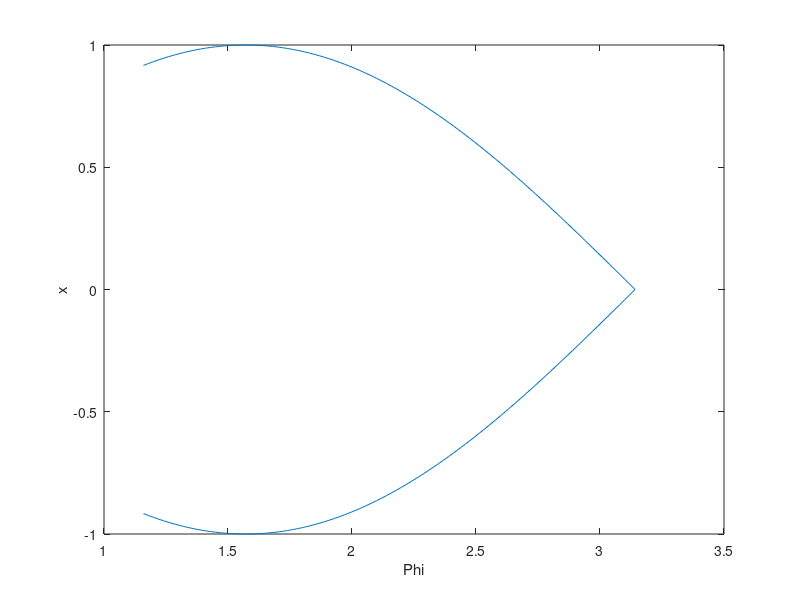
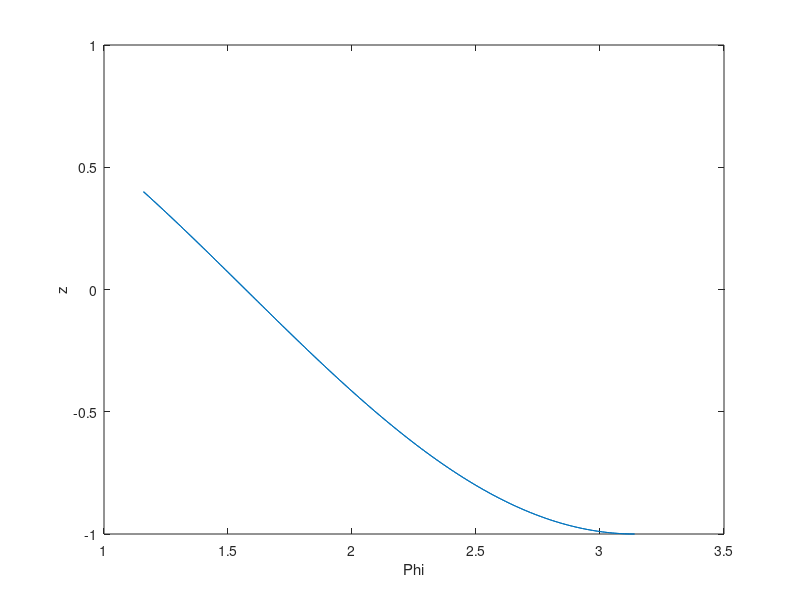
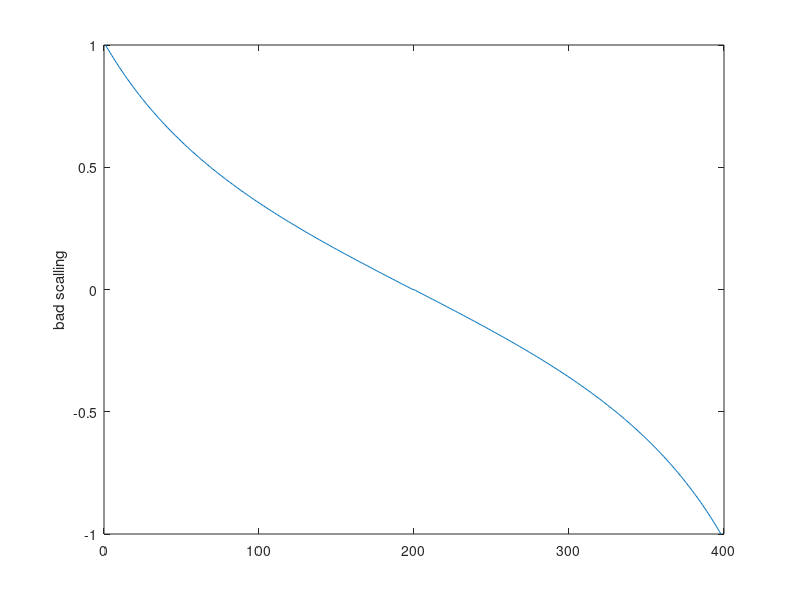
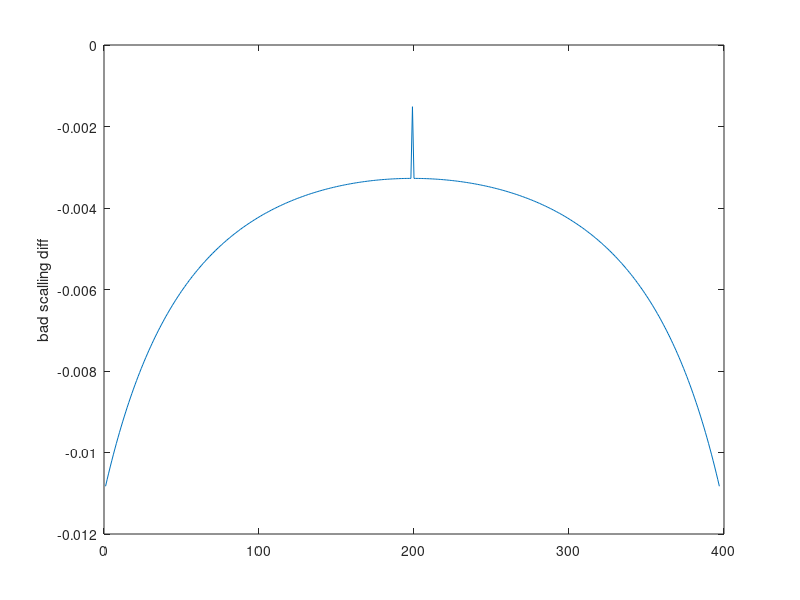

Recreate these plots in MATLAB, in order.
clear all; close all; clear global; clc;

OPEN_FINGER_DOT_PROD_CUTOFF = -0.4;
phi_min = pi - acos(OPEN_FINGER_DOT_PROD_CUTOFF);
disp(['phi_min = ', num2str(360*phi_min/(2*pi)), 'deg']);
% march along the circle (on the sphere) from the max angle along the
% xaxis

% x^2 + y^2 + z^2 = 1 --> make y = 0
% x = sqrt(1-z^2)
% alternatively:
% x = r sin(phi) cos(theta)
% y = r sin(phi) sin(theta)
% z = r cos(phi)

phi = phi_min:0.01:pi;
theta = [zeros(1,length(phi)) pi*ones(1,length(phi))];
phi = [phi phi(end:-1:1)];
radius = 1;
x = radius .* sin(phi) .* cos(theta);
figure; plot(phi, x); xlabel('Phi'); ylabel('x');
z = radius .* cos(phi);
figure; plot(phi, z); xlabel('Phi'); ylabel('z');


% Stereographic projection
% X = x / (1-z)
% Y = y / (1-z)
X = x ./ (1-z);
max_rad_in_UV = 1 * sin(phi_min) / (1-cos(phi_min));
disp(['max_rad_in_UV = ', num2str(max_rad_in_UV)]);

X_rescaled = X / max_rad_in_UV;
figure; plot(X_rescaled); ylabel('bad scalling');

figure; plot(diff(X_rescaled)); ylabel('bad scalling diff');

X_different = sin(phi) ./ (1-cos(phi)) / max_rad_in_UV;
X_different(length(X_different)/2:end) = X_different(length(X_different)/2:end) * -1;
figure; plot(X_different); ylabel('bad scalling, different formulation');

rescale_factor = 2*atan(max_rad_in_UV);
x_rescaled_transformed = 2*atan(X) / rescale_factor;
figure; plot(x_rescaled_transformed); ylabel('improved scalling');


